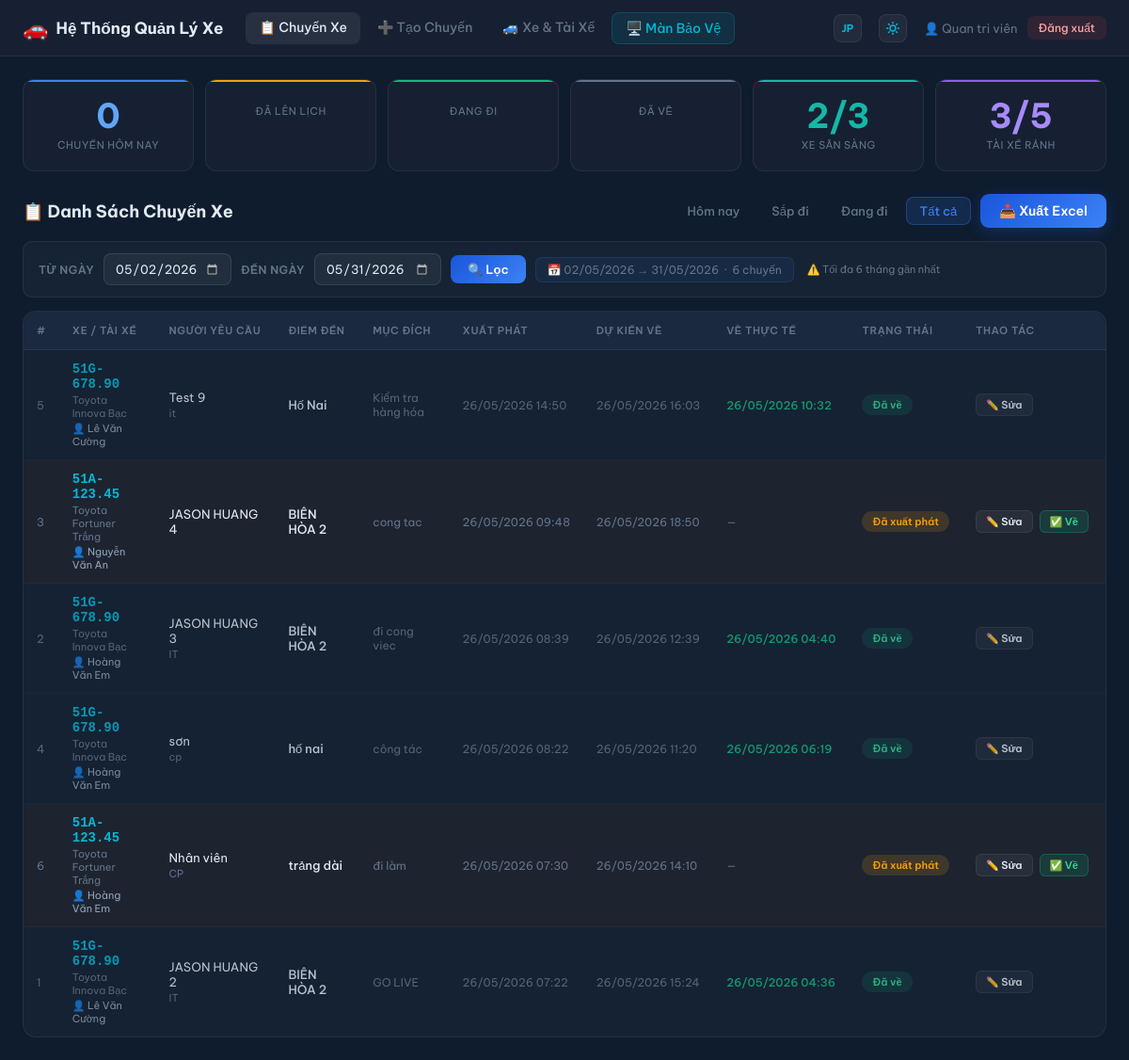
Screenshot of /index.php?filter=all&lang=vi (signed in) with the database file from the repository.
### tables this page shows
CREATE TABLE `trips` (
  `id` int(11) NOT NULL,
  `vehicle_id` int(11) NOT NULL,
  `driver_id` int(11) NOT NULL,
  `requester_name` varchar(100) NOT NULL,
  `requester_dept` varchar(100) DEFAULT NULL,
  `companions` varchar(500) DEFAULT NULL,
  `destination` varchar(255) NOT NULL,
  `purpose` text NOT NULL,
  `departure_time` datetime NOT NULL,
  `expected_return` datetime DEFAULT NULL,
  `actual_return` datetime DEFAULT NULL,
  `status` enum('scheduled','departed','returned','cancelled') DEFAULT 'scheduled',
  `gate_out_note` varchar(255) DEFAULT NULL,
  `gate_in_note` varchar(255) DEFAULT NULL,
  `created_by` int(11) DEFAULT NULL,
  `created_at` timestamp NOT NULL DEFAULT current_timestamp(),
  `updated_at` timestamp NOT NULL DEFAULT current_timestamp() ON UPDATE current_timestamp()
);

CREATE TABLE `vehicles` (
  `id` int(11) NOT NULL,
  `plate_number` varchar(20) NOT NULL,
  `vehicle_name` varchar(100) NOT NULL,
  `vehicle_type` varchar(50) DEFAULT 'Sedan',
  `status` enum('available','in_use','maintenance') DEFAULT 'available',
  `notes` text DEFAULT NULL,
  `created_at` timestamp NOT NULL DEFAULT current_timestamp()
);

CREATE TABLE `drivers` (
  `id` int(11) NOT NULL,
  `full_name` varchar(100) NOT NULL,
  `phone` varchar(20) DEFAULT NULL,
  `license_number` varchar(50) DEFAULT NULL,
  `status` enum('available','on_trip','off') DEFAULT 'available',
  `created_at` timestamp NOT NULL DEFAULT current_timestamp()
);

### includes/auth.php (called while the page is built, shortened)
<?php
function currentUser() {
    return [
        'id'        => $_SESSION['user_id'] ?? null,
        'username'  => $_SESSION['username'] ?? '',
        'full_name' => $_SESSION['full_name'] ?? '',
        'role'      => $_SESSION['role'] ?? 'staff',
    ];
}
function isAdmin() {
    return ($_SESSION['role'] ?? '') === 'admin';
}

### includes/config.php (called while the page is built, shortened)
<?php
function sanitize($str) {
    return htmlspecialchars(trim($str), ENT_QUOTES, 'UTF-8');
}
function formatDateTime($dt) {
    return date('d/m/Y H:i', strtotime($dt));
}
function tripStatusLabel($status) {
    $map = [
        'scheduled' => ['label' => 'Đã lên lịch', 'class' => 'status-scheduled'],
        'departed'  => ['label' => 'Đã xuất phát', 'class' => 'status-departed'],
        'returned'  => ['label' => 'Đã về', 'class' => 'status-returned'],
        'cancelled' => ['label' => 'Đã hủy', 'class' => 'status-cancelled'],
    ];
    return $map[$status] ?? ['label' => $status, 'class' => ''];
}

### index.php (the view, shortened to what this page needs)
<?php
require_once 'includes/config.php';
require_once 'includes/auth.php';
$user = currentUser();
$lang = $_GET['lang'] ?? 'vi';
$txt = $lang_pack[$lang];
$status_text_map = [
    'scheduled' => $txt['status_scheduled'],
    'departed'  => $txt['status_departed'],
    'returned'  => $txt['status_returned'],
    'cancelled' => $txt['status_cancelled']
];
$stats = $pdo->query("
    SELECT
        COUNT(*) as total,
        SUM(status='scheduled') as scheduled,
        SUM(status='departed') as departed,
        SUM(status='returned') as returned,
        SUM(status='cancelled') as cancelled
    FROM trips WHERE DATE(departure_time) = CURDATE()
")->fetch();
$availableVehicles = $pdo->query("SELECT COUNT(*) FROM vehicles WHERE status='available'")->fetchColumn();
$totalVehicles     = $pdo->query("SELECT COUNT(*) FROM vehicles")->fetchColumn();
$availableDrivers  = $pdo->query("SELECT COUNT(*) FROM drivers WHERE status='available'")->fetchColumn();
$totalDrivers      = $pdo->query("SELECT COUNT(*) FROM drivers")->fetchColumn();
$filter     = $_GET['filter'] ?? 'today';
$dateError  = '';
$start_date = '';
$end_date   = '';
$params     = [];
if ($filter === 'today') {
    $where = "DATE(t.departure_time) = CURDATE()";
} elseif ($filter === 'upcoming') {
    $where = "t.departure_time > NOW() AND t.status='scheduled'";
} elseif ($filter === 'active') {
    $where = "t.status='departed'";
} elseif ($filter === 'all') {
    $today        = date('Y-m-d');
    $default30    = date('Y-m-d', strtotime('-29 days'));
    $raw_start = trim($_GET['start_date'] ?? '');
    $raw_end   = trim($_GET['end_date'] ?? '');
    if ($raw_start === '' || $raw_end === '') {
        $start_date = $default30;
        $end_date   = $today;
    } else {
        $start_date = $raw_start;
        $end_date   = $raw_end;
    }
    if ($dateError) {
        $where  = "1=0";
        $params = [];
    } else {
        $where  = "DATE(t.departure_time) BETWEEN :start_date AND :end_date";
        $params = [':start_date' => $start_date, ':end_date' => $end_date];
    }
} else {
    $where = "1=1";
}
if (!empty($params)) {
    $sql = "SELECT t.*, v.plate_number, v.vehicle_name, d.full_name as driver_name, u.full_name as created_by_name
            FROM trips t
            LEFT JOIN vehicles v ON t.vehicle_id = v.id
            LEFT JOIN drivers d ON t.driver_id = d.id
            LEFT JOIN users u ON t.created_by = u.id
            WHERE $where
            ORDER BY t.departure_time DESC LIMIT 500";
    $stmt = $pdo->prepare($sql);
    $stmt->execute($params);
    $trips = $stmt->fetchAll();
}
$exportUrl = '';
if ($filter === 'all' && !$dateError) {
    $exportUrl = 'export_trip_report.php?filter=all'
               . '&start_date=' . urlencode($start_date)
               . '&end_date='   . urlencode($end_date);
} elseif ($filter !== 'all') {
    $exportUrl = 'export_trip_report.php?filter=' . urlencode($filter);
}
$exportUrl .= '&lang=' . $lang;
?>
<!DOCTYPE html>
<html lang="<?= $lang ?>">
<head>
<link rel="stylesheet" href="assets/css/panel.css">
</head>
<body>
<nav class="navbar">
    <div class="nav-brand"><span class="nav-icon">🚗</span><span><?= SITE_NAME ?></span></div>
    <div class="nav-links">
        <a href="index.php?lang=<?= $lang ?>" class="active"><?= $txt['nav_trips'] ?></a>
        <a href="trip_form.php?lang=<?= $lang ?>"><?= $txt['nav_create'] ?></a>
        <?php if (isAdmin()): ?><a href="vehicles.php?lang=<?= $lang ?>"><?= $txt['nav_vehicles'] ?></a><?php endif; ?>
        <a href="dashboard.php?lang=<?= $lang ?>" target="_blank" class="nav-dashboard"><?= $txt['nav_dashboard'] ?></a>
    </div>
    <div class="nav-user">
        <a href="?lang=<?= $lang === 'vi' ? 'jp' : 'vi' ?>&filter=<?= urlencode($filter) ?><?= $start_date ? '&start_date='.$start_date.'&end_date='.$end_date : '' ?>" class="theme-toggle-btn" title="Chuyển đổi ngôn ngữ / 言語切替" style="text-decoration:none; font-family:'Be Vietnam Pro',sans-serif; font-size:11px; font-weight:700; display:inline-flex;">
            <?= $lang === 'vi' ? 'JP' : 'VI' ?>
        </a>
        <button id="theme-toggle" class="theme-toggle-btn" title="Thay đổi giao diện Sáng / Tối">
        </button>
        <span>👤 <?= sanitize($user['full_name']) ?></span>
        <a href="logout.php" class="btn-logout"><?= $txt['logout'] ?></a>
    </div>
</nav>
<div class="container">
    <div class="stats-row">
        <div class="stat-card blue"><div class="stat-num"><?= $stats['total'] ?></div><div class="stat-label"><?= $txt['stat_today'] ?></div></div>
        <div class="stat-card yellow"><div class="stat-num"><?= $stats['scheduled'] ?></div><div class="stat-label"><?= $txt['stat_scheduled'] ?></div></div>
        <div class="stat-card green"><div class="stat-num"><?= $stats['departed'] ?></div><div class="stat-label"><?= $txt['stat_departed'] ?></div></div>
        <div class="stat-card gray"><div class="stat-num"><?= $stats['returned'] ?></div><div class="stat-label"><?= $txt['stat_returned'] ?></div></div>
        <div class="stat-card teal"><div class="stat-num"><?= $availableVehicles ?>/<?= $totalVehicles ?></div><div class="stat-label"><?= $txt['stat_ready'] ?></div></div>
        <div class="stat-card purple"><div class="stat-num"><?= $availableDrivers ?>/<?= $totalDrivers ?></div><div class="stat-label"><?= $txt['stat_drivers'] ?></div></div>
    </div>
    <div class="table-header">
        <h2 class="table-title"><?= $txt['table_title'] ?></h2>
        <div class="table-actions">
            <div class="filter-tabs">
                <?php foreach (['today' => $txt['tab_today'], 'upcoming' => $txt['tab_upcoming'], 'active' => $txt['tab_active'], 'all' => $txt['tab_all']] as $k => $v): ?>
                <a href="?filter=<?= $k ?>&lang=<?= $lang ?>" class="filter-tab <?= ($filter === $k ? 'active' : '') ?>"><?= $v ?></a>
                <?php endforeach; ?>
            </div>
            <?php if ($filter === 'all' && $dateError): ?>
            <button class="btn-primary" disabled style="opacity:.45;cursor:not-allowed"><?= $txt['export_excel'] ?></button>
            <?php else: ?>
            <a href="<?= htmlspecialchars($exportUrl) ?>" class="btn-primary"><?= $txt['export_excel'] ?></a>
            <?php endif; ?>
        </div>
    </div>
    <?php if ($filter === 'all'): ?>
    <form method="GET" id="date-filter-form" novalidate>
        <div class="date-filter-panel">
            <label for="start_date"><?= $txt['lbl_from'] ?></label>
            <input type="date" id="start_date" name="start_date" value="<?= htmlspecialchars($start_date) ?>" min="<?= date('Y-m-d', strtotime('-6 months')) ?>" max="<?= date('Y-m-d') ?>" required>
            <label for="end_date"><?= $txt['lbl_to'] ?></label>
            <input type="date" id="end_date" name="end_date" value="<?= htmlspecialchars($end_date) ?>" min="<?= date('Y-m-d', strtotime('-6 months')) ?>" max="<?= date('Y-m-d') ?>" required>
            <button type="submit" class="btn-filter"><?= $txt['btn_filter'] ?></button>
            <?php if (!$dateError && $start_date && $end_date): ?>
            <span class="range-info">📅 <?= date('d/m/Y', strtotime($start_date)) ?> → <?= date('d/m/Y', strtotime($end_date)) ?> &nbsp;·&nbsp; <?= count($trips) ?> <?= $txt['text_trips'] ?></span>
            <?php endif; ?>
            <span class="filter-hint"><?= $txt['hint_max_6m'] ?></span>
        </div>
    </form>
    <?php endif; ?>
    <div class="table-wrap">
        <table class="data-table">
            <thead>
                <tr>
                    <th><?= $txt['th_id'] ?></th>
                    <th><?= $txt['th_veh_driver'] ?></th>
                    <th><?= $txt['th_requester'] ?></th>
                    <th><?= $txt['th_destination'] ?></th>
                    <th><?= $txt['th_purpose'] ?></th>
                    <th><?= $txt['th_depart'] ?></th>
                    <th><?= $txt['th_expected'] ?></th>
                    <th><?= $txt['th_actual'] ?></th>
                    <th><?= $txt['th_status'] ?></th>
                    <th><?= $txt['th_actions'] ?></th>
                </tr>
            </thead>
            <tbody>
            <?php if (empty($trips)): ?>
            <tr><td colspan="10" class="no-data"><?= $dateError ? $txt['err_fix_date'] : $txt['no_data'] ?></td></tr>
            <?php else: ?>
            <?php foreach ($trips as $t):
                $sl = tripStatusLabel($t['status']);
                $statusText = $status_text_map[$t['status']] ?? $sl['label'];
            ?>
            <tr class="trip-row <?= $t['status'] ?>">
                <td class="td-id"><?= $t['id'] ?></td>
                <td>
                    <div class="vehicle-info">
                        <span class="plate"><?= sanitize($t['plate_number']) ?></span>
                        <span class="vehicle-name"><?= sanitize($t['vehicle_name']) ?></span>
                        <span class="driver">👤 <?= sanitize($t['driver_name']) ?></span>
                    </div>
                </td>
                <td>
                    <div><?= sanitize($t['requester_name']) ?></div>
                    <?php if ($t['requester_dept']): ?><small class="dept"><?= sanitize($t['requester_dept']) ?></small><?php endif; ?>
                </td>
                <td class="destination"><?= sanitize($t['destination']) ?></td>
                <td class="purpose-cell"><?= sanitize(mb_strimwidth($t['purpose'], 0, 50, '...')) ?></td>
                <td class="time-cell"><?= formatDateTime($t['departure_time']) ?></td>
                <td class="time-cell"><?= formatDateTime($t['expected_return']) ?></td>
                <td class="time-cell <?= $t['actual_return'] ? 'has-value' : '' ?>"><?= $t['actual_return'] ? formatDateTime($t['actual_return']) : '—' ?></td>
                <td><span class="badge <?= $sl['class'] ?>"><?= $statusText ?></span></td>
                <td class="actions-cell">
                    <a href="trip_form.php?id=<?= $t['id'] ?>&lang=<?= $lang ?>" class="btn-sm edit"><?= $txt['btn_edit'] ?></a>
                    <?php if ($t['status'] === 'scheduled'): ?>
                    <form method="POST" action="index.php?lang=<?= $lang ?>&filter=<?= urlencode($filter) ?>" style="display:inline">
                        <input type="hidden" name="action" value="update_status"><input type="hidden" name="trip_id" value="<?= $t['id'] ?>"><input type="hidden" name="status" value="departed">
                        <button class="btn-sm depart"><?= $txt['btn_depart'] ?></button>
                    </form>
                    <?php elseif ($t['status'] === 'departed'): ?>
                    <form method="POST" action="index.php?lang=<?= $lang ?>&filter=<?= urlencode($filter) ?>" style="display:inline">
                        <button class="btn-sm return"><?= $txt['btn_return'] ?></button>
                    </form>
                    <?php endif; ?>
                </td>
            </tr>
            <?php endforeach; ?>
            <?php endif; ?>
            </tbody>
        </table>
    </div>
</div>
</body>
</html>

### index.php (style rules this page uses)
.theme-toggle-btn { background: rgba(255, 255, 255, 0.05); border: 1px solid var(--border); color: var(--cyan); padding: 6px; border-radius: 8px; cursor: pointer; display: inline-flex; align-items: center; justify-content: center; transition: all 0.2s ease; width: 30px; height: 30px; margin-right: 8px; flex-shrink: 0; }
.theme-toggle-btn .sun-icon { display: block; }
.date-filter-panel { display: flex; align-items: center; gap: 10px; flex-wrap: wrap; padding: 12px 16px; background: rgba(255,255,255,0.03); border: 1px solid rgba(255,255,255,0.07); border-radius: 10px; margin-bottom: 14px; animation: fadeSlideIn .2s ease; }
.date-filter-panel label { font-size: 12px; font-weight: 600; color: var(--gray); text-transform: uppercase; letter-spacing: .5px; margin-bottom: 0; }
.date-filter-panel input[type="date"] { padding: 7px 11px; background: rgba(255,255,255,0.05); border: 1px solid rgba(255,255,255,0.1); border-radius: 8px; color: var(--white); font-family: 'Be Vietnam Pro', sans-serif; font-size: 13px; outline: none; transition: border-color .2s; cursor: pointer; }
.date-filter-panel .btn-filter { padding: 7px 18px; background: linear-gradient(135deg, var(--blue), var(--blue2)); border: none; border-radius: 8px; color: #fff; font-family: 'Be Vietnam Pro', sans-serif; font-size: 13px; font-weight: 600; cursor: pointer; transition: transform .15s, box-shadow .15s; white-space: nowrap; }
.date-filter-panel .filter-hint { font-size: 11px; color: var(--gray); margin-left: 4px; }
.range-info { font-size: 12px; color: var(--gray); background: rgba(59,130,246,0.08); border: 1px solid rgba(59,130,246,0.15); border-radius: 7px; padding: 5px 12px; white-space: nowrap; }

### rows the page displays
trips: id "5", vehicle.plate_number "51G-678.90", vehicle.vehicle_name "Toyota Innova Bạc", driver.full_name "Lê Văn Cường", requester_name "Test 9", requester_dept "it", destination "Hố Nai", purpose "Kiểm tra hàng hóa", departure_time "26/05/2026 14:50", expected_return "26/05/2026 16:03", actual_return "26/05/2026 10:32", status "Đã về"
trips: id "3", vehicle.plate_number "51A-123.45", vehicle.vehicle_name "Toyota Fortuner Trắng", driver.full_name "Nguyễn Văn An", requester_name "JASON HUANG 4", destination "BIÊN HÒA 2", purpose "cong tac", departure_time "26/05/2026 09:48", expected_return "26/05/2026 18:50", status "Đã xuất phát"
trips: id "2", vehicle.plate_number "51G-678.90", vehicle.vehicle_name "Toyota Innova Bạc", driver.full_name "Hoàng Văn Em", requester_name "JASON HUANG 3", requester_dept "IT", destination "BIÊN HÒA 2", purpose "đi cong viec", departure_time "26/05/2026 08:39", expected_return "26/05/2026 12:39", actual_return "26/05/2026 04:40", status "Đã về"
trips: id "4", vehicle.plate_number "51G-678.90", vehicle.vehicle_name "Toyota Innova Bạc", driver.full_name "Hoàng Văn Em", requester_name "sơn", requester_dept "cp", destination "hố nai", purpose "công tác", departure_time "26/05/2026 08:22", expected_return "26/05/2026 11:20", actual_return "26/05/2026 06:19", status "Đã về"
trips: id "6", vehicle.plate_number "51A-123.45", vehicle.vehicle_name "Toyota Fortuner Trắng", driver.full_name "Hoàng Văn Em", requester_name "Nhân viên", requester_dept "CP", destination "trảng dài", purpose "đi làm", departure_time "26/05/2026 07:30", expected_return "26/05/2026 14:10", status "Đã xuất phát"
trips: id "1", vehicle.plate_number "51G-678.90", vehicle.vehicle_name "Toyota Innova Bạc", driver.full_name "Lê Văn Cường", requester_name "JASON HUANG 2", requester_dept "IT", destination "BIÊN HÒA 2", purpose "GO LIVE", departure_time "26/05/2026 07:22", expected_return "26/05/2026 15:24", actual_return "26/05/2026 04:36", status "Đã về"

### other values shown
SITE_NAME "Hệ Thống Quản Lý Xe"
$txt['nav_trips'] "📋 Chuyến Xe"
$txt['nav_create'] "➕ Tạo Chuyến"
$txt['nav_vehicles'] "🚙 Xe & Tài Xế"
$txt['nav_dashboard'] "🖥️ Màn Bảo Vệ"
$user['full_name'] "Quan tri viên"
$txt['logout'] "Đăng xuất"
$stats['total'] "0"
$txt['stat_today'] "CHUYẾN HÔM NAY"
$txt['stat_scheduled'] "ĐÃ LÊN LỊCH"
$txt['stat_departed'] "ĐANG ĐI"
$txt['stat_returned'] "ĐÃ VỀ"
$availableVehicles "2"
$totalVehicles "3"
$txt['stat_ready'] "XE SẴN SÀNG"
